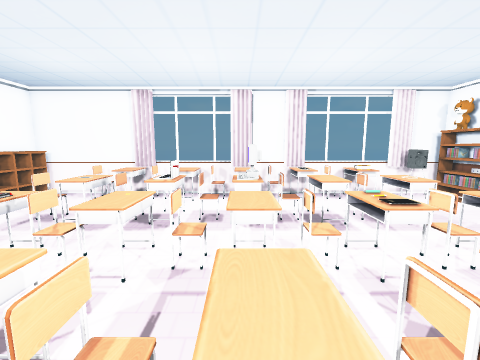
view 1 (above)

13 first-person views from a walk through a scene from a Unity 3-D project. The camera is 1.3 m above the floor, tilts 8° down and sees 90° across. Doors are open. The floor is counted in squares, 0.5 m on a side. Each view is taken from the middle of a square. On the plan, view 1 faces up. The plan holds only what a view shows up to about 17 squares ahead; the rest is blank. The place goes on beyond the plan. The player character is not drawn. Some animated figures are left out. Some surface patterns are stand-ins.

view 2
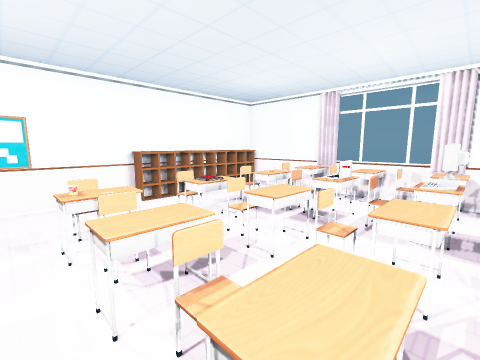

view 3
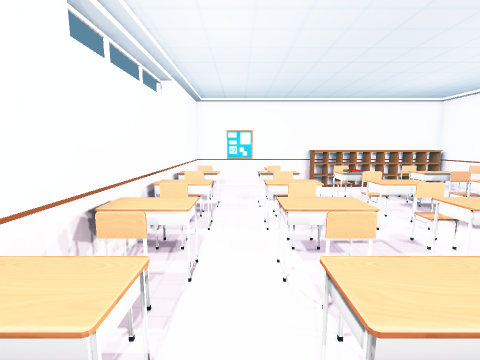

view 4
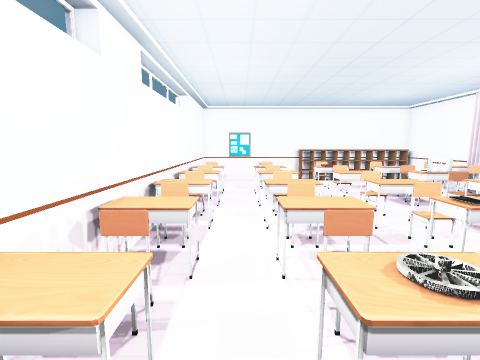

view 5
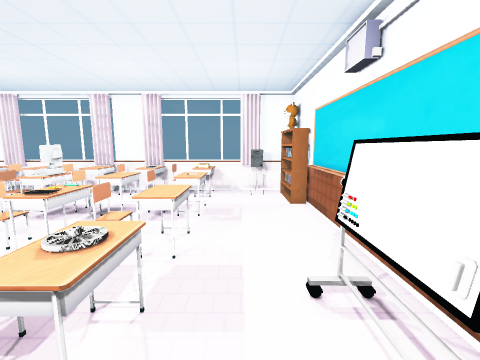

view 6
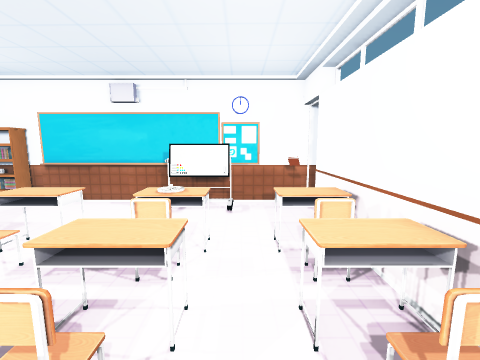

view 7
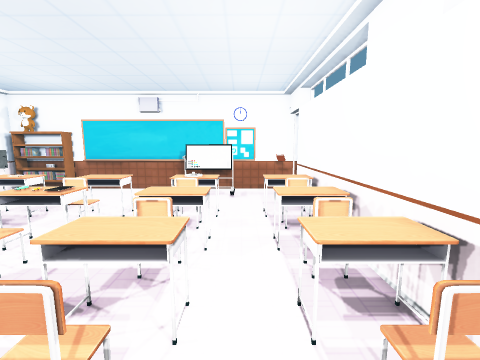

view 8
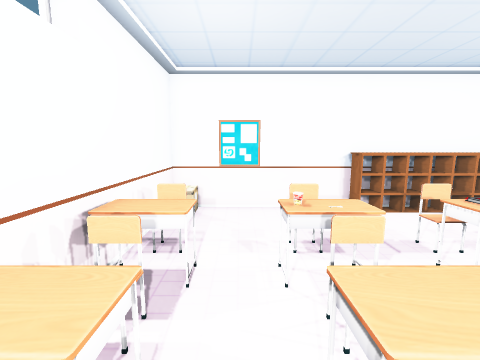

view 9
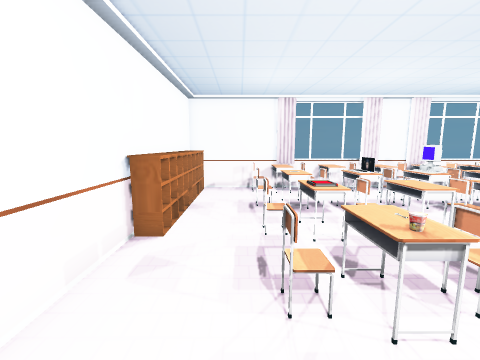

view 10
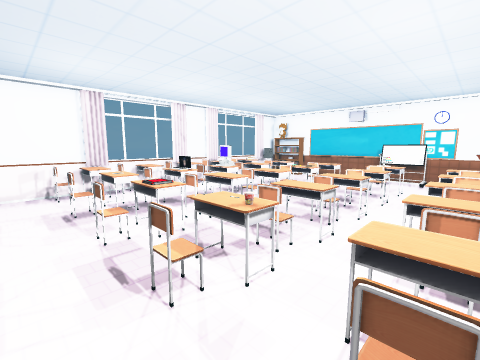

view 11
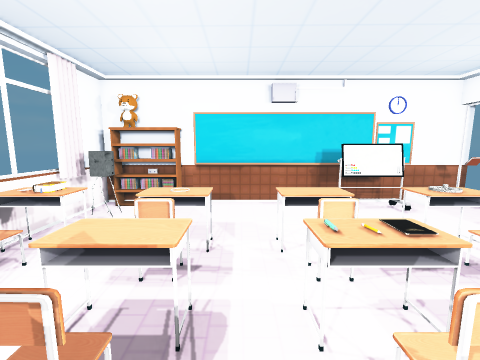

view 12
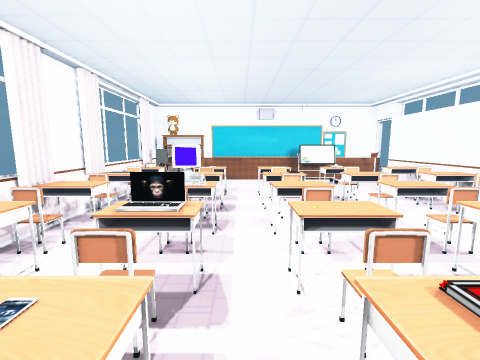

view 13
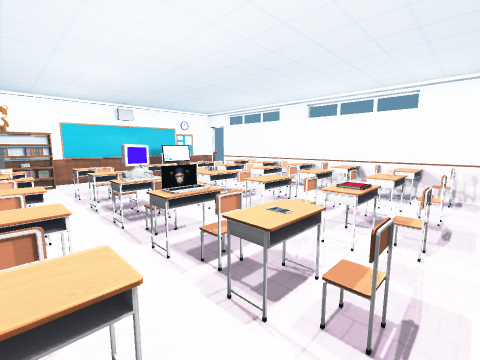

### Floor plan
Key: @ floor where view 1 was taken; # wall or solid block; x gap in a wall; . floor; D open door; = window, fence, low wall or low ledge; ^ raised ledge; v drop or lower ground; B bookshelf; K books; L laptop; T thing the floor can be seen under or through; O other object.
Columns run from 11 left of view 1 to 11 right of it. Each row starts with its distance up from view 1.
 13 ####v^#====##v#====##v#
 12 BB..=^^=^^=^^=O=#K=##B#
 11 BB...^..^= ^.#==#=...BB
 10 BB...... #   ...  ...B#
  9 BB..=^^OL#=##O^=#^....#
  8 BB..=^^.=#.##.^=#^....#
  7 BB....................#
  6 BB..=^^.^^.^^.^= ^....#
  5 BB..=^^=^^=^^O^=T^....#
  4 #.....= .= .=.^= ^....#
  3 #............... =...##
  2 #...#^^#^^O^^O^= O=..##
  1 #...=^^=^^.^^.^=T^=..##
  0 #..........@.........##
 -1 #....^^.^^.^^.^= ^....#
 -2 vO..x^^=^^=^^O^= ^..#=v
 -3 vv##v#^^^^^^##=^^^^^DDD

Where each view was taken, in squares from view 1:
view 1: 0 up, 0 right, facing up
view 2: 0 up, 1 right, facing up-left
view 3: 0 up, 5 right, facing left
view 4: 0 up, 8 right, facing left
view 5: 1 down, 8 right, facing up
view 6: 0 up, 0 right, facing right
view 7: 0 up, 3 left, facing right
view 8: 0 up, 1 left, facing left
view 9: 2 down, 8 left, facing up
view 10: 2 down, 9 left, facing up-right
view 11: 7 up, 0 right, facing right
view 12: 7 up, 7 left, facing right
view 13: 12 up, 8 left, facing down-right
